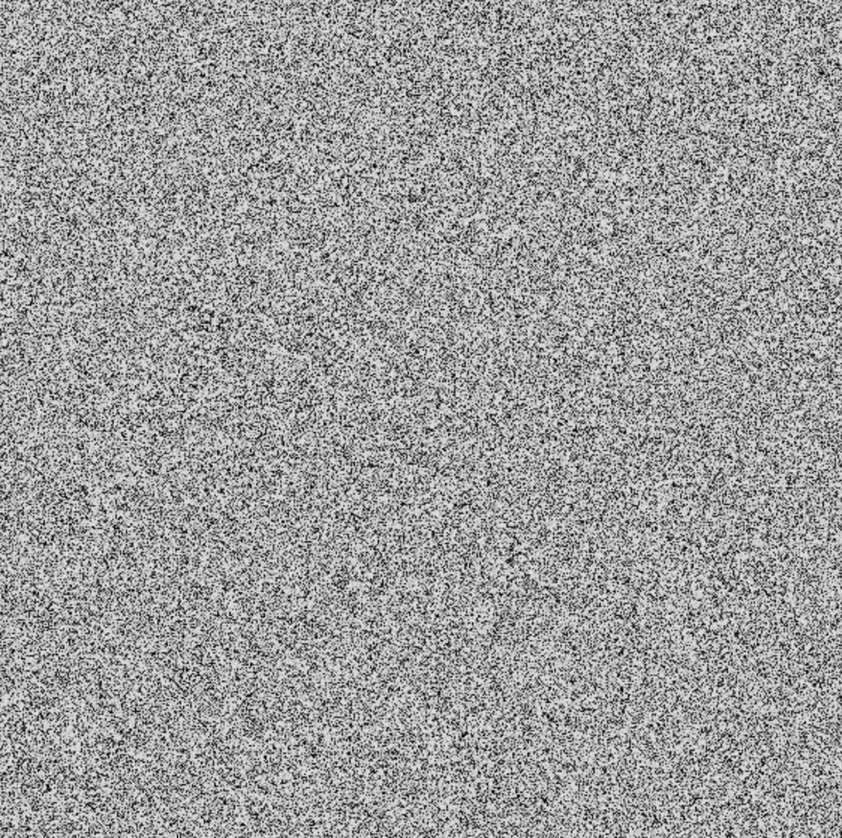
#> input picture DA 5/Removing Noise/Rayleigh_Noise.png, 842 x 838 px, shrunk from 1124 x 1118 before the run
$ python Rayleigh_Noise.py
#> lines starting #> are read from the running program, lines starting #| are printed output that depends on the picture
import cv2
import numpy as np
from matplotlib import pyplot as plt
from PIL import Image, ImageFilter
img = cv2.imread('Rayleigh_Noise.png')
#> img is the input picture: shape (838, 842, 3); mean B, G, R 156.3, 156.3, 156.3
img1 = cv2.cvtColor(img, cv2.COLOR_BGR2HSV)
#> img1: shape (838, 842, 3); mean H, S, V 43.7, 1.1, 156.6
kernel=np.ones((5,5), np.float32)/25
out_img=cv2.filter2D(img, -1, kernel)
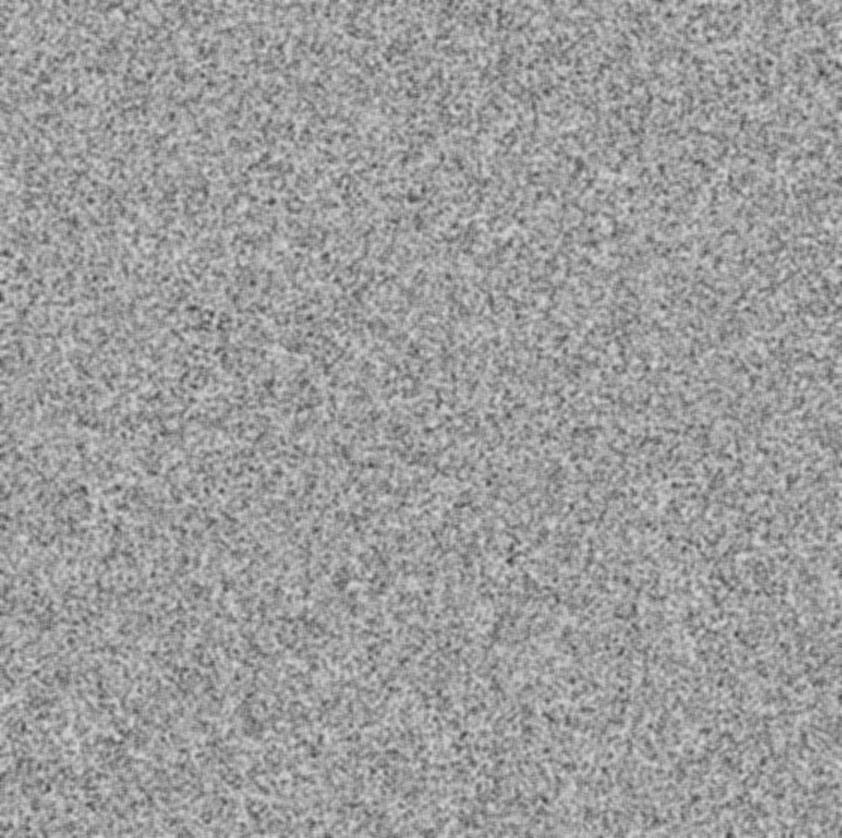
#> out_img: shape (838, 842, 3); mean B, G, R 156.3, 156.3, 156.3
blur=cv2.blur(img, (5,5))
blur1=cv2.blur(img1, (5,5))
#> blur1: shape (838, 842, 3); mean H, S, V 43.7, 1.1, 156.6
gblur=cv2.GaussianBlur(img, (5,5), 0)
median =cv2.medianBlur(img, 5)
bilateralfilter = cv2.bilateralFilter(img, 9, 75, 75)
mean = cv2.cvtColor(blur1, cv2.COLOR_HSV2RGB)
titles = ['Image', '2D Convolution', 'Average Filter', 'Median Filter', 'Bilateral Filter','Mean Filter']
images=[img, out_img, blur, median, bilateralfilter,mean]
for i in range(6):
    plt.subplot(2, 4, i+1), plt.imshow(images[i]),plt.axis("off")
    plt.title(titles[i])
plt.show()
#> figure, not shown here; B, G, R data is drawn as R, G, B
